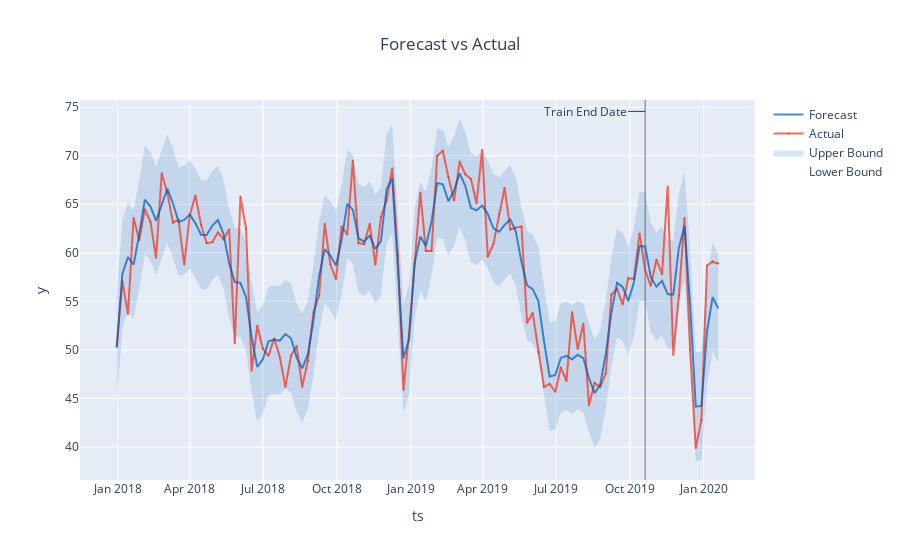

Here is the notebook cell this chart was saved with:
### Markdown cell above
### Depression

### Code cell
# Before COVID
depression_res_before = greykite_fit_explore(combined_states_before_covid, 'depression', yearly_seasonality=14, quarterly_seasonality = 0, monthly_seasonality = 0, holiday_lookup_countries=[])
